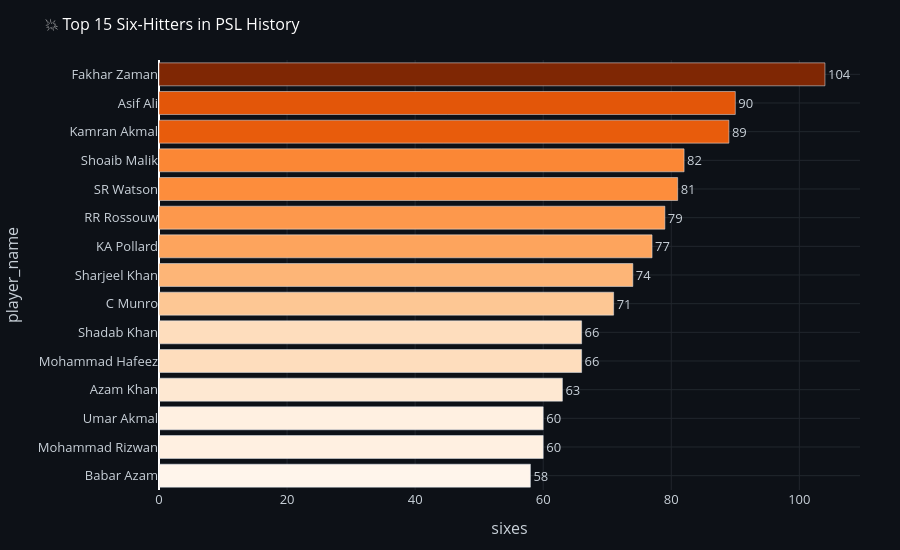

The notebook cell this image was saved under:
### Markdown cell above
### 3.5 Top Sixes Hitters

### Code cell
top_sixes = most_sixes_history.nlargest(15, 'sixes')

fig = px.bar(
    top_sixes[::-1], x='sixes', y='player_name', orientation='h',
    color='sixes', color_continuous_scale='Oranges',
    title='💥 Top 15 Six-Hitters in PSL History',
    text='sixes',
)
fig.update_traces(texttemplate='%{text}', textposition='outside')
fig.update_layout(**LAYOUT, coloraxis_showscale=False, height=550)
plt.tight_layout()
plt.savefig("../charts/eda_top_sixes_hitters.png", dpi=300, bbox_inches="tight")
fig.show()

print("\n💡 Insight: Fakhar Zaman (104 sixes) is the undisputed six-hitting king "
      "of PSL. Asif Ali's ratio of sixes to innings is exceptional for a "
      "player of his run volume — a pure impact hitter.")

### Figure 1 — Plotly figure (JSON) as saved in the notebook; plotly's stock layout.template omitted (floating-point values rounded to 4 significant figures)
{"data": [{"hovertemplate": "sixes=%{marker.color}<br>player_name=%{y}<extra></extra>", "legendgroup": "", "marker": {"color": [58, 60, 60, 63, 66, 66, 71, 74, 77, 79, 81, 82, 89, 90, 104], "coloraxis": "coloraxis", "pattern": {"shape": ""}}, "name": "", "orientation": "h", "showlegend": false, "text": [58.0, 60.0, 60.0, 63.0, 66.0, 66.0, 71.0, 74.0, 77.0, 79.0, 81.0, 82.0, 89.0, 90.0, 104.0], "textposition": "outside", "texttemplate": "%{text}", "type": "bar", "x": [58, 60, 60, 63, 66, 66, 71, 74, 77, 79, 81, 82, 89, 90, 104], "xaxis": "x", "y": ["Babar Azam", "Mohammad Rizwan", "Umar Akmal", "Azam Khan", "Mohammad Hafeez", "Shadab Khan", "C Munro", "Sharjeel Khan", "KA Pollard", "RR Rossouw", "SR Watson", "Shoaib Malik", "Kamran Akmal", "Asif Ali", "Fakhar Zaman"], "yaxis": "y"}], "layout": {"barmode": "relative", "coloraxis": {"colorbar": {"title": {"text": "sixes"}}, "colorscale": [[0, "rgb(255,245,235)"], [0.125, "rgb(254,230,206)"], [0.25, "rgb(253,208,162)"], [0.375, "rgb(253,174,107)"], [0.5, "rgb(253,141,60)"], [0.625, "rgb(241,105,19)"], [0.75, "rgb(217,72,1)"], [0.875, "rgb(166,54,3)"], [1, "rgb(127,39,4)"]], "showscale": false}, "font": {"color": "#C9D1D9", "size": 13}, "height": 550, "legend": {"tracegroupgap": 0}, "margin": {"b": 60, "l": 60, "r": 40, "t": 60}, "paper_bgcolor": "#0D1117", "plot_bgcolor": "#0D1117", "title": {"font": {"color": "white", "size": 16}, "text": "💥 Top 15 Six-Hitters in PSL History"}, "xaxis": {"anchor": "y", "domain": [0, 1], "gridcolor": "#21262D", "title": {"text": "sixes"}}, "yaxis": {"anchor": "x", "domain": [0, 1], "gridcolor": "#21262D", "title": {"text": "player_name"}}}}
